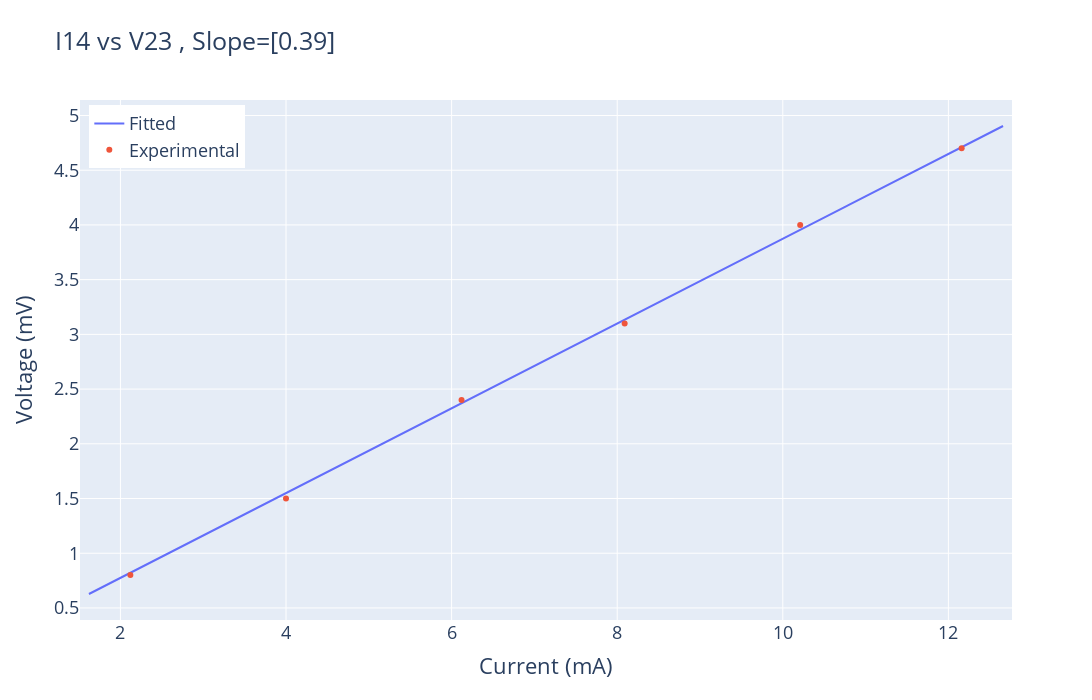
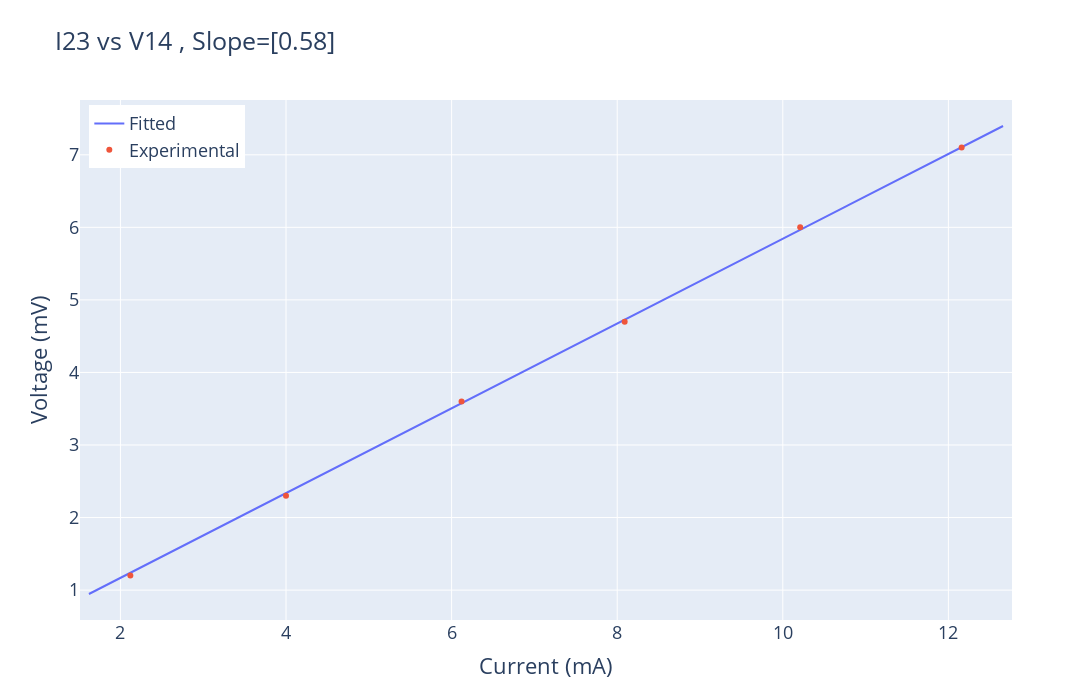

The notebook cell saved with these charts, in order:
### Code cell
col = {'I14 (mA)': 'V23 (mV)','I23 (mA)': 'V14 (mV)'}

variances2 = []
slopes = []
for i in col:

    title= str(i.split(' ')[0]) + ' vs ' + str(col[i].split(' ')[0])

    pcoe , pcov = curve_fit(resis, readings2[i], readings2[col[i]])

    variances2.append(pcov[0][0])
    slopes.append(pcoe[0])

    X = np.linspace(readings2[i].min()-0.5, readings2[i].max()+0.5, 1000)
    Y = resis(X, pcoe[0])


    trace1 = go.Scatter(x=X, y=Y, mode='lines', name='Fitted')
    trace2 = go.Scatter(x=readings2[i], y=readings2[col[i]], mode='markers', name='Experimental')
    data = [trace1, trace2]
    layout = go.Layout(title=f'{title} , Slope={np.round(pcoe,2)}', xaxis=dict(title='Current (mA)'), yaxis=dict(title='Voltage (mV)'))
    fig = go.Figure(data=data, layout=layout)
    fig.update_layout(width=1200, height=700,legend=dict(yanchor="top", y=0.99, xanchor="left", x=0.01 ) ,font=dict( size=18 ))
    fig.show()

### Figure 1 — Plotly figure (JSON) as saved in the notebook; plotly's stock layout.template omitted (floating-point values rounded to 4 significant figures; data arrays with more than 128 entries replaced by an {"elided": "..."} marker saying what was removed)
{"data": [{"mode": "lines", "name": "Fitted", "type": "scatter", "x": {"elided": "1000 float values"}, "y": {"elided": "1000 float values"}}, {"mode": "markers", "name": "Experimental", "type": "scatter", "x": [2.12, 4, 6.12, 8.09, 10.21, 12.16], "y": [0.8, 1.5, 2.4, 3.1, 4, 4.7]}], "layout": {"font": {"size": 18}, "height": 700, "legend": {"x": 0.01, "xanchor": "left", "y": 0.99, "yanchor": "top"}, "title": {"text": "I14 vs V23 , Slope=[0.39]"}, "width": 1200, "xaxis": {"title": {"text": "Current (mA)"}}, "yaxis": {"title": {"text": "Voltage (mV)"}}}}

### Figure 2 — Plotly figure (JSON) as saved in the notebook; plotly's stock layout.template omitted (floating-point values rounded to 4 significant figures; data arrays with more than 128 entries replaced by an {"elided": "..."} marker saying what was removed)
{"data": [{"mode": "lines", "name": "Fitted", "type": "scatter", "x": {"elided": "1000 float values"}, "y": {"elided": "1000 float values"}}, {"mode": "markers", "name": "Experimental", "type": "scatter", "x": [2.12, 4, 6.12, 8.09, 10.21, 12.16], "y": [1.2, 2.3, 3.6, 4.7, 6, 7.1]}], "layout": {"font": {"size": 18}, "height": 700, "legend": {"x": 0.01, "xanchor": "left", "y": 0.99, "yanchor": "top"}, "title": {"text": "I23 vs V14 , Slope=[0.58]"}, "width": 1200, "xaxis": {"title": {"text": "Current (mA)"}}, "yaxis": {"title": {"text": "Voltage (mV)"}}}}
